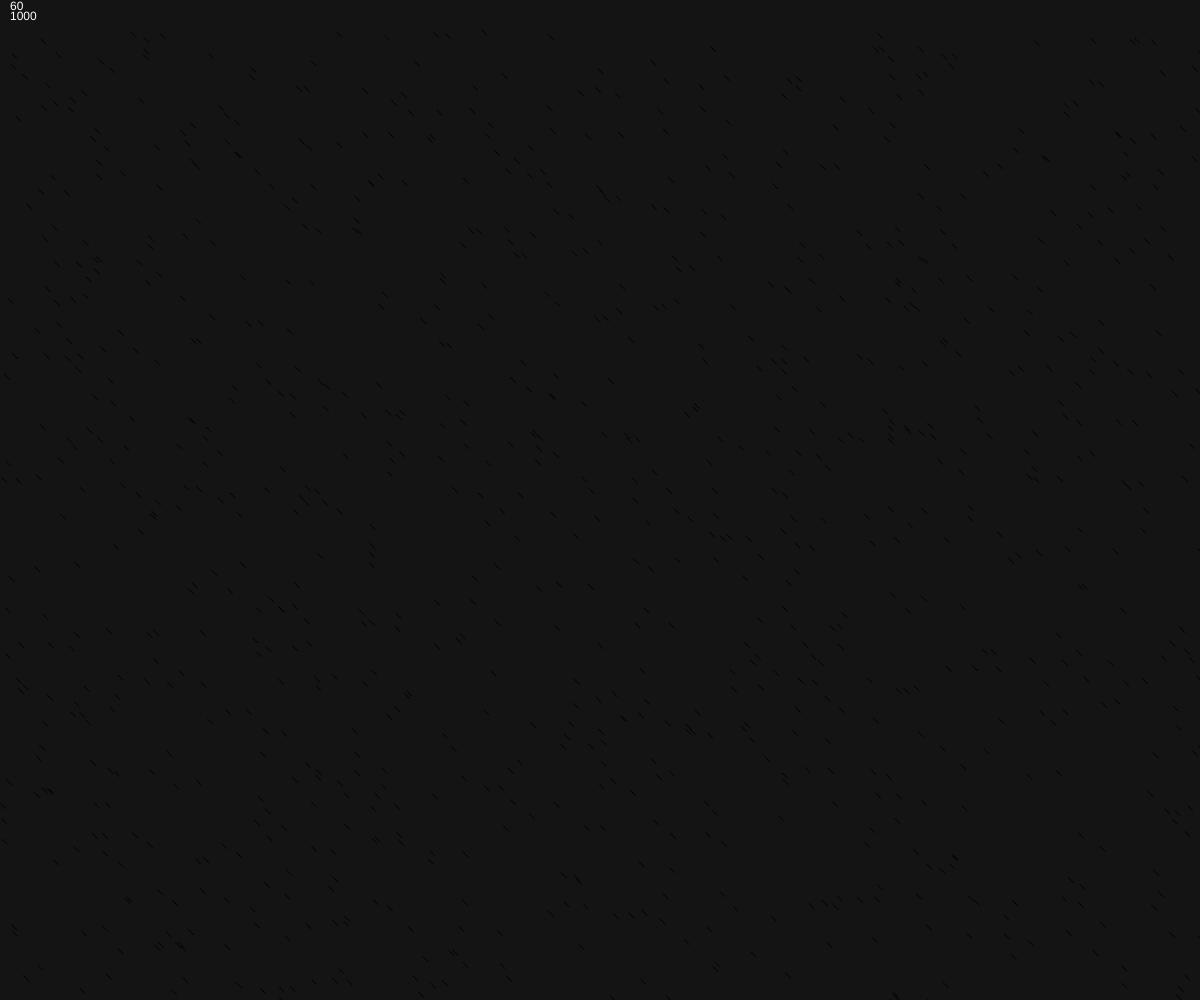
Frame 1 (no input)
Frame 60 (no input): identical to frame 1, image omitted
Frame 120 (the mouse pressed at the canvas centre since frame 60): identical to frame 1, image omitted

The p5.js sketch that drew this single still picture (run headless with seeded random() and noise() and a simulated clock; from frame 60 on, the mouse is pressed at the canvas centre):

// p5.js sketch
// ── sketch.js
// Project Title
// Your Name
// Date
//
// Extra for Experts:
// - describe what you did to take this project "above and beyond"

let balls = [];

function setup() {
  createCanvas(windowWidth, windowHeight);
  for (let i = 0; i < 1000; i++) {
    balls.push(new ball(random(0, width), random(30, height)));
  }

}

function draw() {

  background(20);

  push();
  fill("white");
  text(str(round(frameRate())), 10, 10);
  text(str(round(balls.length)), 10, 20);
  pop();


  for (let ball of balls) {
    ball.draw();
  }

}
    

class ball {
  constructor(x, y) {
    this.x = x;
    this.y = y;
  }

  draw() {
    line(this.x, this.y, this.x + 5, this.y + 5);
  }
}
